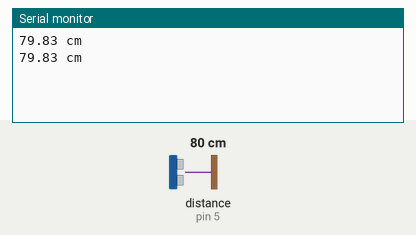
This sketch was run on a simulated Arduino Uno, built with avr-gcc and run on an emulated ATmega328P. Parts: the last lines printed to the serial monitor. Wiring (inferred from the names in the program): ultrasonic range finder: trigger pin 6; echo pin 5. Inputs (shaded band) come from the test bench; at power-on: distance to the obstacle (sensor on pin 5) 80 cm. The echo pulse lasts 58.3 µs per cm.

Above: at 1.8 s.
1.9 s: distance to the obstacle (sensor on pin 5) set to 2 cm
At 2.8 s:
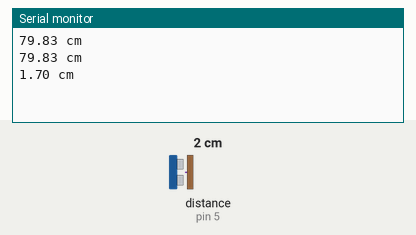
3.4 s: distance to the obstacle (sensor on pin 5) set to 4 cm
At 4.6 s:
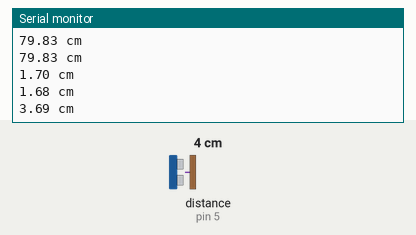
Timing chart, 0 to 6.4 s (numbered marks = the images above; inputs shaded):
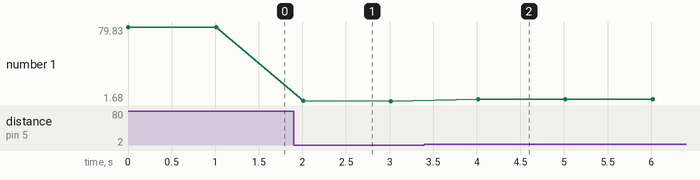

The sketch:

SR-04.ino
```cpp
#define trigPin 6
#define echoPin 5

void setup() {
  Serial.begin (9600);
  pinMode(trigPin, OUTPUT);
  pinMode(echoPin, INPUT);
}

void loop() {
  float duration, distance;
  digitalWrite(trigPin, LOW);
  delayMicroseconds(2);
  digitalWrite(trigPin, HIGH);
  delayMicroseconds(10);
  digitalWrite(trigPin, LOW);
  duration = pulseIn(echoPin, HIGH);
  distance = (duration / 2) / 29.1;

  if (distance >= 400 || distance <= 0) {
    Serial.println("Out of range");
  }
  else {
    Serial.print(distance);
    Serial.println(" cm");
  }

  delay(1000);
}
```

Measured:
- after the input at 1.9 s, the serial monitor: prints a new line after 0.11 s (image 1)
- after the input at 3.4 s, the serial monitor: prints a new line after 0.61 s (image 2)
- plotted number 1: 79.83 → 1.68 after the input at 1.9 s, 1.68 → 3.69 after the input at 3.4 s
